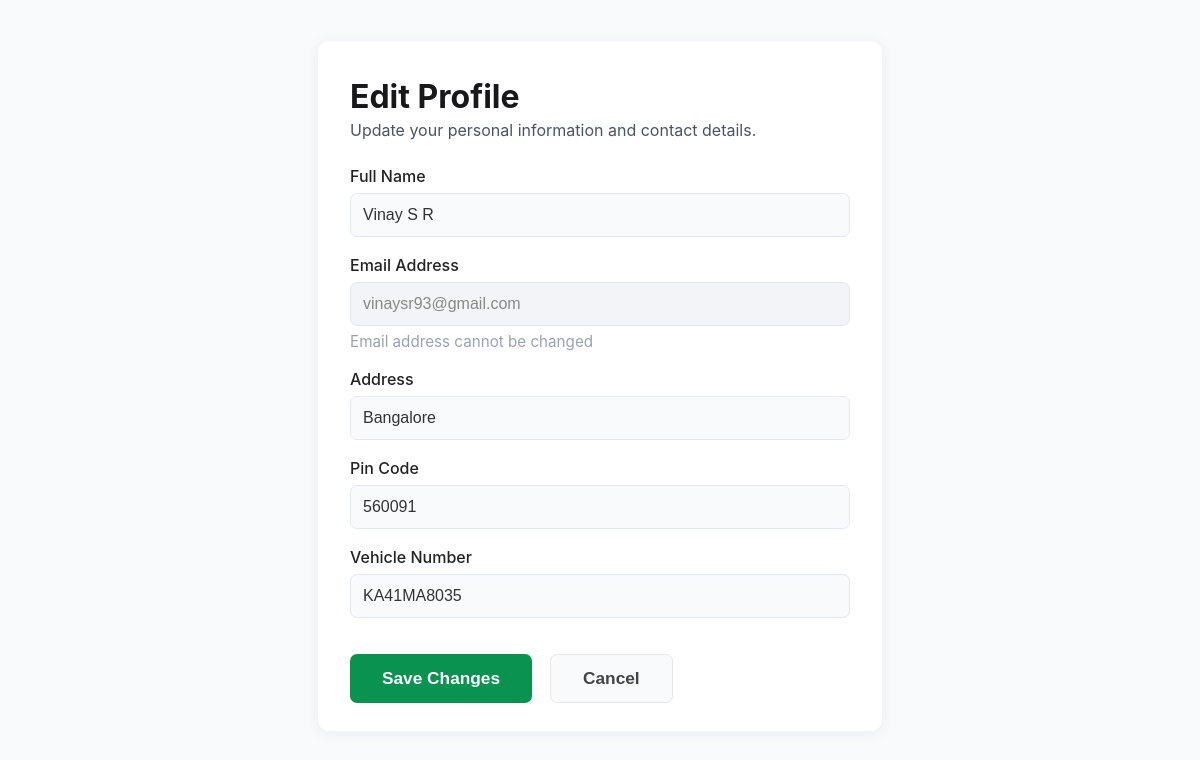
The page /edit-profile/4 (signed in) on the database as committed earlier.
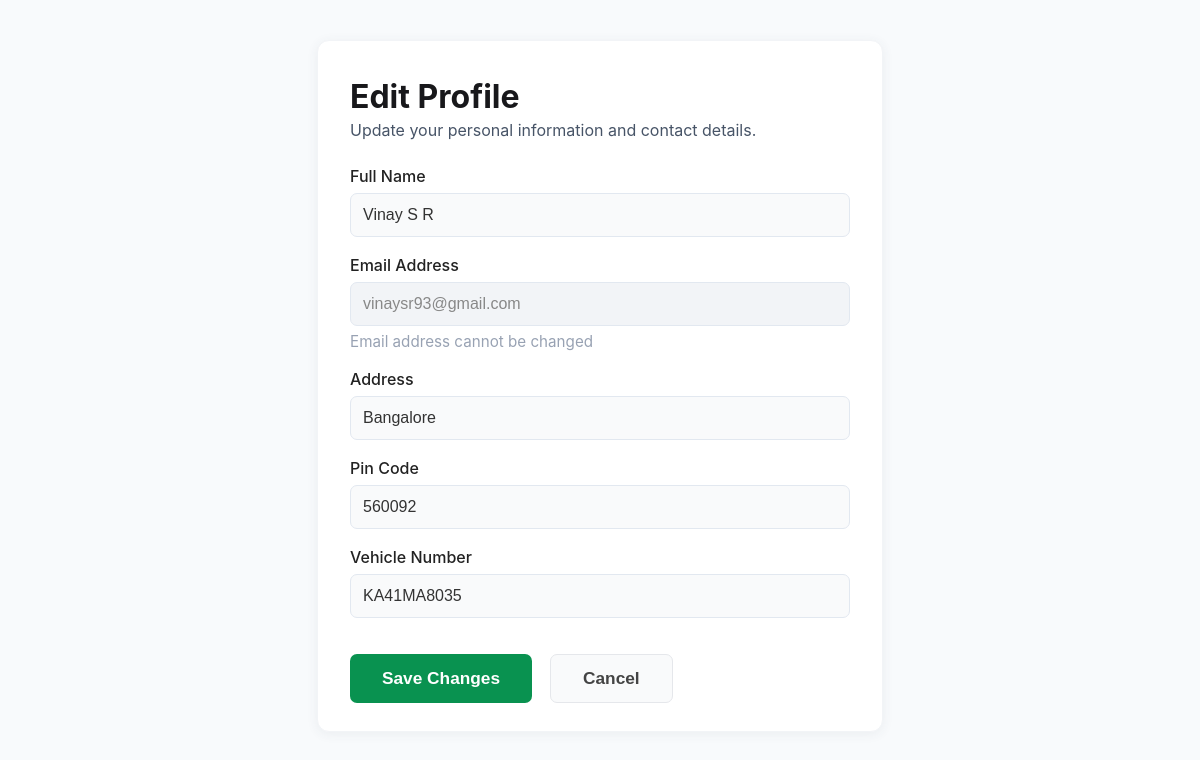
The same page on the database as committed later.
### models/models.py (models this page shows)
class User(db.Model,UserMixin):
    __tablename__ = 'user'
    id = db.Column(db.Integer, primary_key=True, autoincrement=True)
    email = db.Column(db.Text, unique=True, nullable=False)
    password = db.Column(db.Text, nullable=False)
    full_name = db.Column(db.Text, nullable=False)
    address = db.Column(db.Text, nullable=False)
    pincode = db.Column(db.Text, nullable=False)
    vehicle_number = db.Column(db.Text,nullable=True)
    is_admin=db.Column(db.Text,default="user")

### controllers/controllers.py (the view)
@main.route('/edit-profile/<int:user_id>', methods=['GET'])
@login_required
def edit_profile(user_id):
    user = User.query.filter_by(id=user_id).first()
    is_admin= user.is_admin
    user_data= {
                    "id": user_id,
                    "email": user.email,
                    "full_name": user.full_name,
                    "address": user.address,
                    "pincode": user.pincode,
                    "vehicle_number": user.vehicle_number,
                    "is_admin": is_admin
    }
    if not user:
        return "User not found", 404
    return render_template('edit_profile.html', user_data=user_data)

### app.py (called while the page is built)
def create_app():
    app = Flask(__name__, template_folder="templates")
    if os.getenv('ENV', 'development') != "production":
        print("Starting Local Development")
        app.config.from_object(LocalDevelopmentConfig)
    else:
        raise Exception("Currently no production config is setup")
    app.register_blueprint(main)
    db.init_app(app)
    login_manager = LoginManager()
    login_manager.login_view = "main.login"
    login_manager.init_app(app)
    @login_manager.user_loader
    def load_user(user_id):
        return User.query.get(int(user_id))
    return app

### templates/edit_profile.html (shortened to what this page needs)
<!DOCTYPE html>
<html lang="en">
<head>
  <link rel="stylesheet" href="{{ url_for('static',filename='css/edit_profile_style.css') }}">
</head>
<body>
  <div class="edit-profile-container">
    <form class="edit-profile-form" method="POST" action="{{ url_for('main.update_profile', user_id=user_data.id) }}">
      <h2>Edit Profile</h2>
      <p class="subtitle">Update your personal information and contact details.</p>
      <label for="full_name">Full Name</label>
      <input type="text" id="full_name" name="full_name" value="{{ user_data.full_name}}" required>
      <label for="email">Email Address</label>
      <input type="email" id="email" name="email" value="{{ user_data.email }}" disabled>
      <span class="email-note">Email address cannot be changed</span>
      <label for="address">Address</label>
      <input type="text" id="address" name="address" value="{{ user_data.address }}" required>
      <label for="pincode">Pin Code</label>
      <input type="text" id="pincode" name="pincode" value="{{ user_data.pincode }}" required>
      <label for="vehicle_number">Vehicle Number</label>
      <input type="text" id="vehicle_number" name="vehicle_number" value="{{ user_data.vehicle_number }}" required>
      <div class="button-group">
        <button type="submit" class="save-btn">Save Changes</button>
        <button type="button" class="cancel-btn"
        onclick="window.location.href='{{ url_for('main.admin_dashboard') if user_data['is_admin'] == 'Yes' else url_for('main.user_dashboard', id=user_data['id']) }}'">
    Cancel
</button>
      </div>
    </form>
  </div>
</body>
</html>

Rows that differ between the two databases and show on the page:
changed User "Vinay S R": pincode "560091" → "560092"
